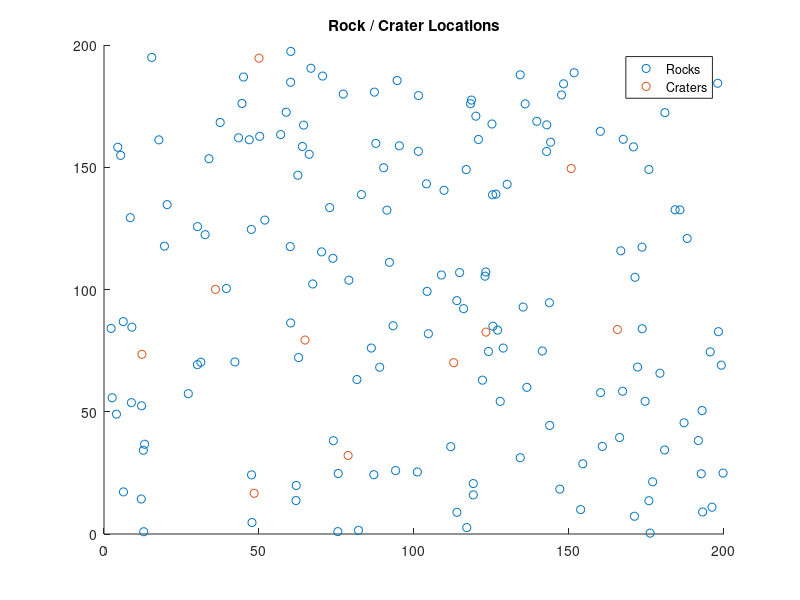

Write MATLAB code to recreate this figure.
clear
close all
clc

% Setup terrain parameters
rng(3)
width = 200;
height = 200;
gsd = .1;
xsample = 0:gsd:width;
ysample = 0:gsd:height;
Nx = length(xsample);
Ny = length(ysample);
groundA = 1E-4;
groundFlatRadius = 200;
rockRadiusMean = 2.5;
rockRadiusStdDev = 0.25;
rockAbundance = 0.08;
craterDepthToWidthMean = 0.20;
craterDepthToWidthStdDev = 0.05;
craterRadiusMean = 10;
craterRadiusStdDev = 0.5;
craterAbundance = 0.08;

% Find the number of rocks and craters
terrainArea = width*height;
numRocks = round(rockAbundance*terrainArea/(pi*rockRadiusMean^2));
numCraters = round(craterAbundance*terrainArea/(pi*craterRadiusMean^2));

% Sample rock and crater paremeters
rockX = width*rand([numRocks,1]);
rockY = height*rand([numRocks,1]);
rockRadius = abs(mvnrnd(rockRadiusMean,rockRadiusStdDev^2,numRocks));

craterX = width*rand([numCraters,1]);
craterY = height*rand([numCraters,1]);
craterRadius = abs(mvnrnd(craterRadiusMean,craterRadiusStdDev^2,numCraters));
craterDepth = abs(mvnrnd(craterDepthToWidthMean,craterDepthToWidthStdDev^2,numCraters).*2.0.*craterRadius);

% Generate rock plots
rockDEM = zeros(Ny,Nx);
for ii = 1:numRocks
    x = round(rockX(ii));
    y = round(rockY(ii));
    rad = rockRadius(ii);
    cellRad = floor(rad/gsd);
    rockSample = gsd*(-cellRad:cellRad);
    Nrock = length(rockSample);
    rockDEMiter = zeros(Nrock);

    % Create rock height
    for jj = 1:Nrock
        for kk = 1:Nrock
            dist = sqrt(rockSample(jj)^2 + rockSample(kk)^2);
            if(dist >= rad)
                continue;
            end
            rockDEMiter(jj,kk) = sqrt(rad^2 - rockSample(jj)^2 - rockSample(kk)^2);
        end
    end

    % Add rock to large DEM
    rockSampleX = round((rockSample + x)/gsd);
    rockSampleY = round((rockSample + y)/gsd);
    targX = rockSampleX >= 0 & rockSampleX < Nx;
    targY = rockSampleY >= 0 & rockSampleY < Ny;
    rockDEMiter = rockDEMiter(targY, targX);
    rockDEM(rockSampleY(targY) + 1,rockSampleX(targX) + 1) = ...
        max(rockDEM(rockSampleY(targY) + 1,rockSampleX(targX) + 1), ...
        rockDEMiter);

end

% Generate crater plots
craterDEM = zeros(Ny,Nx);
for ii = 1:numCraters
    x = round(craterX(ii));
    y = round(craterY(ii));
    rad = craterRadius(ii);
    depth = craterDepth(ii);
    cellRad = floor(rad/gsd);
    craterSample = gsd*(-cellRad:cellRad);
    Ncrater = length(craterSample);
    craterDEMiter = zeros(Ncrater);

    % Find z location of crater sphere center
    R = (depth^2 + 0.25*(2*rad)^2)/(2*depth);
    z = R - depth;

    % Create crater height
    for jj = 1:Ncrater
        for kk = 1:Ncrater
            dist = sqrt(craterSample(jj)^2 + craterSample(kk)^2);
            if(dist >= R)
                continue;
            end
            craterDEMiter(jj,kk) = z - sqrt(R^2 - craterSample(jj)^2 - craterSample(kk)^2);
        end
    end

    % Add crater to large DEM
    craterSampleX = round((craterSample + x)/gsd);
    craterSampleY = round((craterSample + y)/gsd);
    targX = craterSampleX >= 0 & craterSampleX < Nx;
    targY = craterSampleY >= 0 & craterSampleY < Ny;
    craterDEMiter = craterDEMiter(targY, targX);
    craterDEM(craterSampleY(targY) + 1,craterSampleX(targX) + 1) = ...
        min(craterDEM(craterSampleY(targY) + 1,craterSampleX(targX) + 1), ...
        craterDEMiter);

end

% Create final DEM by adding rocks and craters together
rockAndCraterDEM = craterDEM + rockDEM;

% Save DEM to disk
save('RockAndCraterDEM','rockAndCraterDEM',"gsd");

% Plot
figure
scatter(rockX,rockY)
hold on
scatter(craterX,craterY)
title('Rock / Crater Locations')
legend('Rocks','Craters')

% figure
% mesh(rockDEM)
% title('Rock DEM')
%
% figure
% mesh(craterDEM)
% title('Crater DEM')

% figure
% mesh(xsample,ysample,rockAndCraterDEM)
% title('Combined DEM')
% view(2)
